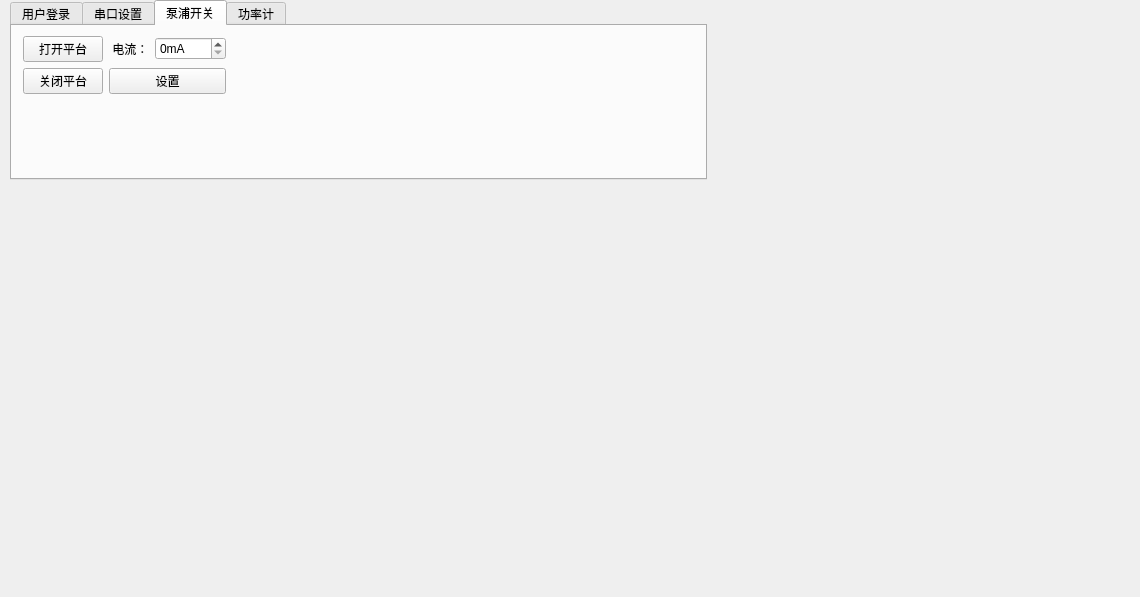
<?xml version="1.0" encoding="UTF-8"?>
<ui version="4.0">
 <class>Form</class>
 <widget class="QWidget" name="Form">
  <property name="geometry">
   <rect>
    <x>0</x>
    <y>0</y>
    <width>1140</width>
    <height>597</height>
   </rect>
  </property>
  <property name="windowTitle">
   <string>Form</string>
  </property>
  <widget class="QWidget" name="verticalLayoutWidget">
   <property name="geometry">
    <rect>
     <x>10</x>
     <y>0</y>
     <width>693</width>
     <height>191</height>
    </rect>
   </property>
   <layout class="QVBoxLayout" name="mainLayout">
    <property name="sizeConstraint">
     <enum>QLayout::SetFixedSize</enum>
    </property>
    <item>
     <layout class="QHBoxLayout" name="tabsides">
      <property name="sizeConstraint">
       <enum>QLayout::SetFixedSize</enum>
      </property>
      <item>
       <widget class="QTabWidget" name="tabBox">
        <property name="enabled">
         <bool>true</bool>
        </property>
        <property name="sizePolicy">
         <sizepolicy hsizetype="Fixed" vsizetype="Minimum">
          <horstretch>0</horstretch>
          <verstretch>0</verstretch>
         </sizepolicy>
        </property>
        <property name="minimumSize">
         <size>
          <width>300</width>
          <height>180</height>
         </size>
        </property>
        <property name="maximumSize">
         <size>
          <width>16777215</width>
          <height>180</height>
         </size>
        </property>
        <property name="currentIndex">
         <number>2</number>
        </property>
        <widget class="QWidget" name="userTab">
         <attribute name="title">
          <string>用户登录</string>
         </attribute>
         <widget class="QWidget" name="layoutWidget">
          <property name="geometry">
           <rect>
            <x>10</x>
            <y>10</y>
            <width>301</width>
            <height>141</height>
           </rect>
          </property>
          <layout class="QGridLayout" name="gridLayout_2">
           <property name="sizeConstraint">
            <enum>QLayout::SetFixedSize</enum>
           </property>
           <item row="0" column="0">
            <widget class="QLabel" name="label">
             <property name="text">
              <string>用户名：</string>
             </property>
            </widget>
           </item>
           <item row="0" column="1">
            <widget class="QLineEdit" name="userName"/>
           </item>
           <item row="1" column="0">
            <widget class="QLabel" name="label_2">
             <property name="text">
              <string>密码：</string>
             </property>
            </widget>
           </item>
           <item row="1" column="1">
            <widget class="QLineEdit" name="passwordIput"/>
           </item>
           <item row="2" column="1">
            <widget class="QPushButton" name="login">
             <property name="text">
              <string>登录</string>
             </property>
            </widget>
           </item>
           <item row="3" column="1">
            <widget class="QPushButton" name="userRegister">
             <property name="text">
              <string>注册</string>
             </property>
            </widget>
           </item>
          </layout>
         </widget>
        </widget>
        <widget class="QWidget" name="portTab">
         <attribute name="title">
          <string>串口设置</string>
         </attribute>
         <widget class="QWidget" name="layoutWidget_2">
          <property name="geometry">
           <rect>
            <x>10</x>
            <y>10</y>
            <width>312</width>
            <height>141</height>
           </rect>
          </property>
          <layout class="QGridLayout" name="gridLayout_3">
           <property name="sizeConstraint">
            <enum>QLayout::SetFixedSize</enum>
           </property>
           <item row="0" column="0" colspan="2">
            <widget class="QPushButton" name="openPort">
             <property name="text">
              <string>打开串口</string>
             </property>
            </widget>
           </item>
           <item row="0" column="2">
            <widget class="QPushButton" name="closePort">
             <property name="text">
              <string>关闭串口</string>
             </property>
            </widget>
           </item>
           <item row="1" column="1" colspan="2">
            <widget class="QComboBox" name="baundrate"/>
           </item>
           <item row="1" column="0">
            <widget class="QLabel" name="label_5">
             <property name="text">
              <string>波特率：</string>
             </property>
            </widget>
           </item>
           <item row="2" column="0">
            <widget class="QLabel" name="label_6">
             <property name="text">
              <string>串口号：</string>
             </property>
            </widget>
           </item>
           <item row="2" column="1" colspan="2">
            <widget class="QComboBox" name="port"/>
           </item>
           <item row="3" column="1" colspan="2">
            <widget class="QLabel" name="portStatus">
             <property name="text">
              <string>请打开串口</string>
             </property>
            </widget>
           </item>
          </layout>
         </widget>
        </widget>
        <widget class="QWidget" name="pumpTab">
         <attribute name="title">
          <string>泵浦开关</string>
         </attribute>
         <widget class="QWidget" name="layoutWidget_3">
          <property name="geometry">
           <rect>
            <x>11</x>
            <y>10</y>
            <width>281</width>
            <height>121</height>
           </rect>
          </property>
          <layout class="QGridLayout" name="gridLayout_5">
           <property name="sizeConstraint">
            <enum>QLayout::SetFixedSize</enum>
           </property>
           <item row="0" column="1">
            <widget class="QLabel" name="label_7">
             <property name="text">
              <string> 电流：</string>
             </property>
            </widget>
           </item>
           <item row="0" column="0">
            <widget class="QPushButton" name="openPlatform">
             <property name="text">
              <string>打开平台</string>
             </property>
            </widget>
           </item>
           <item row="1" column="0">
            <widget class="QPushButton" name="closePlatform">
             <property name="text">
              <string>关闭平台</string>
             </property>
            </widget>
           </item>
           <item row="1" column="1" colspan="2">
            <widget class="QPushButton" name="setCurrent">
             <property name="text">
              <string>设置</string>
             </property>
            </widget>
           </item>
           <item row="0" column="2">
            <widget class="QSpinBox" name="currentSpin">
             <property name="suffix">
              <string>mA</string>
             </property>
             <property name="maximum">
              <number>7500</number>
             </property>
             <property name="singleStep">
              <number>500</number>
             </property>
            </widget>
           </item>
          </layout>
         </widget>
        </widget>
        <widget class="QWidget" name="logTab">
         <attribute name="title">
          <string>功率计</string>
         </attribute>
         <layout class="QHBoxLayout" name="horizontalLayout">
          <property name="leftMargin">
           <number>15</number>
          </property>
          <property name="topMargin">
           <number>15</number>
          </property>
          <property name="rightMargin">
           <number>15</number>
          </property>
          <property name="bottomMargin">
           <number>15</number>
          </property>
          <item>
           <layout class="QGridLayout" name="historyGridLayout">
            <property name="sizeConstraint">
             <enum>QLayout::SetFixedSize</enum>
            </property>
            <item row="2" column="1">
             <widget class="QPushButton" name="logButton">
              <property name="text">
               <string>开始</string>
              </property>
             </widget>
            </item>
            <item row="1" column="1">
             <widget class="QSpinBox" name="stepEdit">
              <property name="alignment">
               <set>Qt::AlignRight|Qt::AlignTrailing|Qt::AlignVCenter</set>
              </property>
              <property name="suffix">
               <string>秒</string>
              </property>
              <property name="maximum">
               <number>10000</number>
              </property>
              <property name="value">
               <number>1</number>
              </property>
             </widget>
            </item>
            <item row="0" column="0">
             <widget class="QLabel" name="label_3">
              <property name="sizePolicy">
               <sizepolicy hsizetype="Minimum" vsizetype="Minimum">
                <horstretch>0</horstretch>
                <verstretch>0</verstretch>
               </sizepolicy>
              </property>
              <property name="text">
               <string>记录时长：</string>
              </property>
             </widget>
            </item>
            <item row="1" column="0">
             <widget class="QLabel" name="label_8">
              <property name="text">
               <string>记录步长：</string>
              </property>
             </widget>
            </item>
            <item row="0" column="1">
             <widget class="QDateTimeEdit" name="timeEdit"/>
            </item>
            <item row="3" column="1">
             <widget class="QLCDNumber" name="ticker">
              <property name="enabled">
               <bool>false</bool>
              </property>
             </widget>
            </item>
           </layout>
          </item>
          <item>
           <layout class="QGridLayout" name="logGridLayout">
            <property name="sizeConstraint">
             <enum>QLayout::SetFixedSize</enum>
            </property>
            <item row="1" column="0" colspan="3">
             <widget class="QPlainTextEdit" name="historyEdit">
              <property name="sizePolicy">
               <sizepolicy hsizetype="Fixed" vsizetype="Expanding">
                <horstretch>0</horstretch>
                <verstretch>0</verstretch>
               </sizepolicy>
              </property>
              <property name="minimumSize">
               <size>
                <width>300</width>
                <height>0</height>
               </size>
              </property>
              <property name="horizontalScrollBarPolicy">
               <enum>Qt::ScrollBarAlwaysOff</enum>
              </property>
             </widget>
            </item>
            <item row="1" column="3">
             <layout class="QVBoxLayout" name="verticalLayout">
              <item>
               <widget class="QPushButton" name="printButton">
                <property name="minimumSize">
                 <size>
                  <width>100</width>
                  <height>0</height>
                 </size>
                </property>
                <property name="text">
                 <string>    打印    </string>
                </property>
               </widget>
              </item>
              <item>
               <spacer name="verticalSpacer">
                <property name="orientation">
                 <enum>Qt::Vertical</enum>
                </property>
                <property name="sizeHint" stdset="0">
                 <size>
                  <width>20</width>
                  <height>40</height>
                 </size>
                </property>
               </spacer>
              </item>
             </layout>
            </item>
           </layout>
          </item>
          <item>
           <spacer name="horizontalSpacer">
            <property name="orientation">
             <enum>Qt::Horizontal</enum>
            </property>
            <property name="sizeHint" stdset="0">
             <size>
              <width>40</width>
              <height>20</height>
             </size>
            </property>
           </spacer>
          </item>
         </layout>
        </widget>
       </widget>
      </item>
     </layout>
    </item>
   </layout>
  </widget>
 </widget>
 <resources/>
 <connections/>
</ui>
